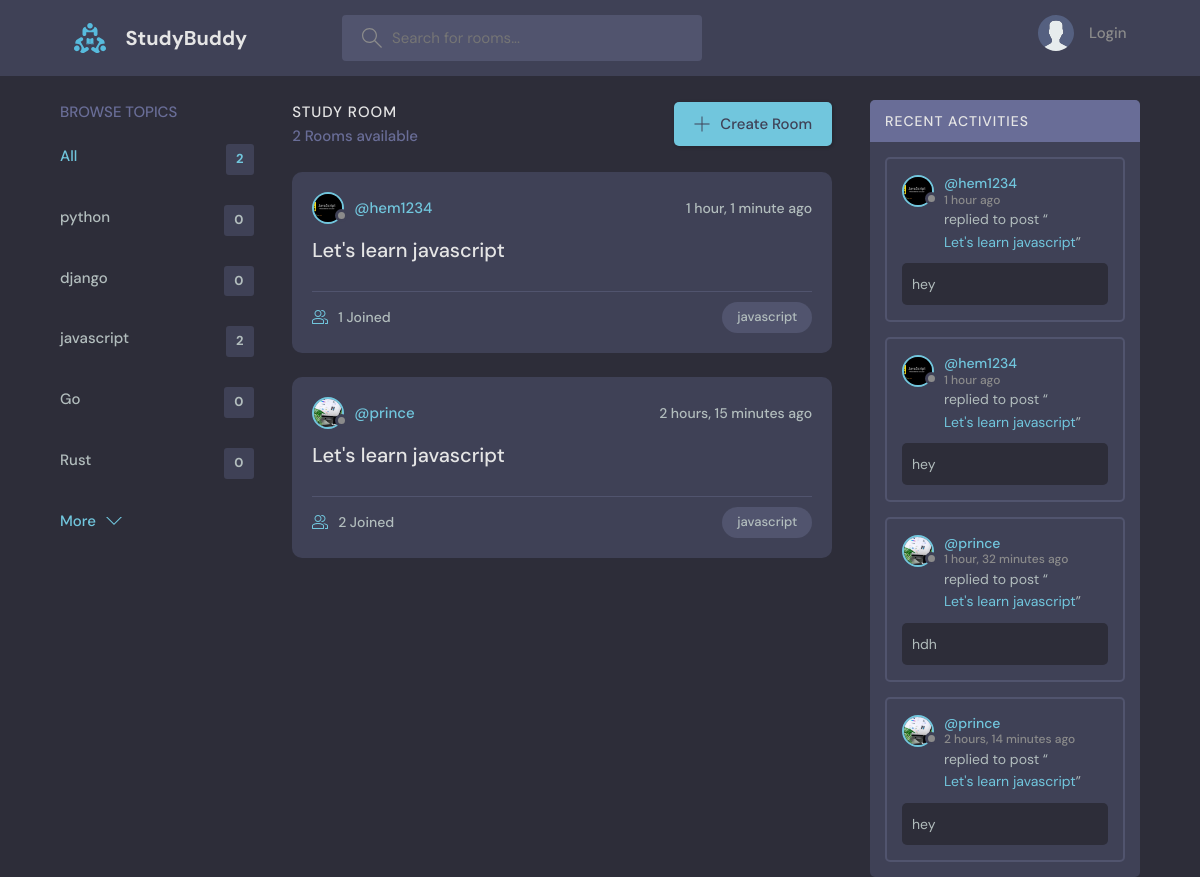
The page / on the database its author committed.
### base/models.py (models this page shows, shortened)
class Topic(models.Model):
    name = models.CharField(max_length=100)

class Room(models.Model):
    host=models.ForeignKey(User, on_delete=models.SET_NULL, null=True )
    name = models.CharField(max_length=100)
    topic=models.ForeignKey(Topic, on_delete=models.CASCADE, null=True)
    participants=models.ManyToManyField(User, related_name='participants', blank=True)
    description = models.TextField(max_length=250)
    created_at = models.DateTimeField(auto_now_add=True)
    updated_at = models.DateTimeField(auto_now=True)
    class Meta:
        ordering = ['-created_at', 'updated_at']

class User(AbstractUser):
    name= models.CharField(max_length=200, null=True)
    email=models.EmailField(unique=True, null=True)
    avatar= models.ImageField(null=True, default='avatar.svg')
    bio=models.TextField(max_length=255, null=True)
    USERNAME_FIELD='email'
    REQUIRED_FIELDS= ['username']

class Message(models.Model):
    user= models.ForeignKey(User, on_delete=models.SET_NULL, null=True)
    room = models.ForeignKey(Room, on_delete=models.CASCADE, null=True)
    body=models.TextField()
    created_at = models.DateTimeField(auto_now_add=True, null=True)
    class Meta:
        ordering = ['-created_at']

### base/views.py (the view)
# urls.py: path('',views.home, name='home' ),
def home(request):
    q= request.GET.get('q') if request.GET.get('q') != None else ''
    print(q)
    rooms= Room.objects.filter(
      Q( name__icontains=q ) |
      Q( description__icontains=q ) |
      Q( topic__name__icontains=q ) |
      Q( host__username__icontains=q )
    )
    topics= Topic.objects.all()[0:5]
    room_message = Message.objects.filter(Q(room__topic__name__icontains = q))
    room_counts= rooms.count()
    return render(request, 'base/home.html', context={'rooms':rooms, 'topics':topics, 'room_message': room_message, 'room_counts': room_counts})

### base/templates/base/home.html (shortened to what this page needs)
{% extends 'main.html' %}
{% block content %}
<main class="layout layout--3">
  <div class="container">
    {% include 'base/topics_component.html' %}
    <div class="roomList">
      <div class="roomList__header">
        <div>
          <h2>Study Room</h2>
          <p>{{room_counts}} Rooms available</p>
        </div>
        <a class="btn btn--main" href="{% url 'create-room' %}">
          <svg version="1.1" xmlns="http://www.w3.org/2000/svg" width="32" height="32" viewBox="0 0 32 32">
            <title>add</title>
            <path
              d="M16.943 0.943h-1.885v14.115h-14.115v1.885h14.115v14.115h1.885v-14.115h14.115v-1.885h-14.115v-14.115z"
            ></path>
          </svg>
          Create Room
        </a>
      </div>
     {% include 'base/feed_component.html' %}
    </div>
   {% include 'base/activity_component.html' %}
  </div>
</main>
{% endblock %}

### base/templates/base/topics_component.html
<div class="topics">
    <div class="topics__header">
      <h2>Browse Topics</h2>
    </div>
    <ul class="topics__list">
      <li>
        <a href="{% url 'home' %}" class="active">All <span>{{room_counts}}</span></a>
      </li>
      {% for topic in topics %}
      <li>
        <a href="{% url 'home' %}?q={{topic.name}}">{{topic.name}} <span>{{topic.room_set.all.count}}</span></a>
      </li>
      {%endfor%}
    </ul>
    <a class="btn btn--link" href="{% url 'topics' %}">
      More
      <svg version="1.1" xmlns="http://www.w3.org/2000/svg" width="32" height="32" viewBox="0 0 32 32">
        <title>chevron-down</title>
        <path d="M16 21l-13-13h-3l16 16 16-16h-3l-13 13z"></path>
      </svg>
    </a>
  </div>

### base/templates/base/feed_component.html (shortened to what this page needs)
{% for room in rooms %}
<div class="roomListRoom">
    <div class="roomListRoom__header">
      <a href="{% url 'user-profile' room.host.id %}" class="roomListRoom__author">
        <div class="avatar avatar--small">
          <img src="{{room.host.avatar.url}}" />
        </div>
        <span>@{{room.host.username}}</span>
      </a>
      <div class="roomListRoom__actions">
        <span>{{room.created_at | timesince}} ago</span>
      </div>
    </div>
    <div class="roomListRoom__content">
      <a href="{% url 'room' room.id %}">{{room.name}}</a>
    </div>
    <div class="roomListRoom__meta">
      <a href="room.html" class="roomListRoom__joined">
        {{room.participants.all.count}} Joined
      </a>
      <p class="roomListRoom__topic">{{room.topic.name}}</p>
    </div>
  </div>
  {% endfor %}

### base/templates/base/activity_component.html (shortened to what this page needs)
<div class="activities">
    <div class="activities__header">
      <h2>Recent Activities</h2>
    </div>
    {% for message in room_message %}
    <div class="activities__box">
      <div class="activities__boxHeader roomListRoom__header">
        <a href="{% url 'user-profile' message.user.id %}" class="roomListRoom__author">
          <div class="avatar avatar--small">
            <img src="{{message.user.avatar.url}}" alt=""/>
          </div>
          <p>
            @{{message.user.username}}
            <span>{{message.created_at | timesince}} ago</span>
          </p>
        </a>
      </div>
      <div class="activities__boxContent">
        <p>replied to post “<a href="{% url 'room' message.room.id %}">{{message.room.name}}</a>”</p>
        <div class="activities__boxRoomContent">
          {{message.body}}
        </div>
      </div>
    </div>
    {% endfor %}
  </div>

### rows shown on the page
Topic: name "python", room_set.all.count "0"
Topic: name "django", room_set.all.count "0"
Topic: name "javascript", room_set.all.count "2"
Topic: name "Go", room_set.all.count "0"
Topic: name "Rust", room_set.all.count "0"
Room: host.avatar (picture), host.username "hem1234", created_at "1 hour, 1 minute", name "Let's learn javascript", participants.all.count "1", topic.name "javascript"
Room: host.avatar (picture), host.username "prince", created_at "2 hours, 15 minutes", name "Let's learn javascript", participants.all.count "2", topic.name "javascript"
Message: user.avatar (picture), user.username "hem1234", created_at "1 hour", room.name "Let's learn javascript", body "hey"
Message: user.avatar (picture), user.username "hem1234", created_at "1 hour", room.name "Let's learn javascript", body "hey"
Message: user.avatar (picture), user.username "prince", created_at "1 hour, 32 minutes", room.name "Let's learn javascript", body "hdh"
Message: user.avatar (picture), user.username "prince", created_at "2 hours, 14 minutes", room.name "Let's learn javascript", body "hey"

### other values the page prints
{{ room_counts }} "2"
